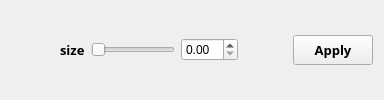
         <widget class="QWidget" name="tab_12">
          <attribute name="title">
           <string>11</string>
          </attribute>
          <layout class="QHBoxLayout" name="horizontalLayout_27">
           <item>
            <widget class="QWidget" name="widget_20" native="true">
             <layout class="QHBoxLayout" name="horizontalLayout_25">
              <item>
               <spacer name="horizontalSpacer_49">
                <property name="orientation">
                 <enum>Qt::Orientation::Horizontal</enum>
                </property>
                <property name="sizeHint" stdset="0">
                 <size>
                  <width>40</width>
                  <height>20</height>
                 </size>
                </property>
               </spacer>
              </item>
              <item>
               <widget class="QLabel" name="label_15">
                <property name="font">
                 <font>
                  <family>Tw Cen MT</family>
                  <pointsize>10</pointsize>
                  <bold>true</bold>
                 </font>
                </property>
                <property name="text">
                 <string>size</string>
                </property>
               </widget>
              </item>
              <item>
               <widget class="QSlider" name="mean_size_slider">
                <property name="sizePolicy">
                 <sizepolicy hsizetype="Expanding" vsizetype="Fixed">
                  <horstretch>100</horstretch>
                  <verstretch>0</verstretch>
                 </sizepolicy>
                </property>
                <property name="orientation">
                 <enum>Qt::Orientation::Horizontal</enum>
                </property>
               </widget>
              </item>
              <item>
               <widget class="QDoubleSpinBox" name="mean_size_spinbox"/>
              </item>
              <item>
               <spacer name="horizontalSpacer_50">
                <property name="orientation">
                 <enum>Qt::Orientation::Horizontal</enum>
                </property>
                <property name="sizeHint" stdset="0">
                 <size>
                  <width>40</width>
                  <height>20</height>
                 </size>
                </property>
               </spacer>
              </item>
             </layout>
            </widget>
           </item>
           <item>
            <widget class="QPushButton" name="mean_apply_button">
             <property name="maximumSize">
              <size>
               <width>100</width>
               <height>30</height>
              </size>
             </property>
             <property name="font">
              <font>
               <family>Tw Cen MT</family>
               <pointsize>10</pointsize>
               <bold>true</bold>
              </font>
             </property>
             <property name="focusPolicy">
              <enum>Qt::FocusPolicy::WheelFocus</enum>
             </property>
             <property name="accessibleName">
              <string>tab_button</string>
             </property>
             <property name="text">
              <string>Apply</string>
             </property>
            </widget>
           </item>
          </layout>
         </widget>
